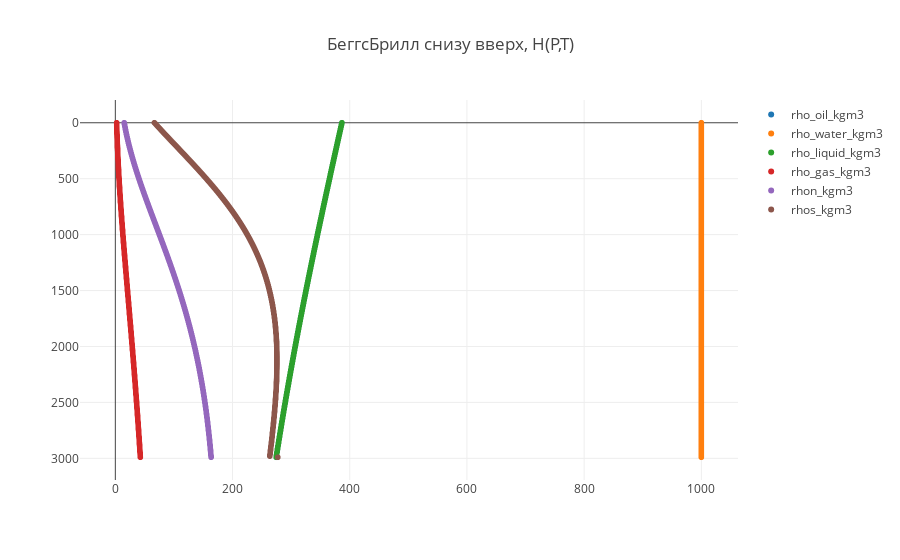

Source (notebook cell):
### Code cell
trace1 = trace(14)
trace2 = trace(15)
trace3 = trace(16)
trace4 = trace(17)
trace5 = trace(41)
trace6 = trace(48)

data = [trace1, trace2, trace3, trace4,  trace5,  trace6]

plot()

### Figure 1 — Plotly figure (JSON) as saved in the notebook; plotly's stock layout.template omitted (floating-point values rounded to 4 significant figures; data arrays with more than 128 entries replaced by an {"elided": "..."} marker saying what was removed)
{"data": [{"mode": "markers", "name": "rho_oil_kgm3", "type": "scattergl", "uid": "4eb1bc51-5761-43d5-b261-085ece671b4d", "x": {"elided": "300 float values"}, "y": {"elided": "300 int values"}}, {"mode": "markers", "name": "rho_water_kgm3", "type": "scattergl", "uid": "1c228af0-b4b0-462c-a815-7f81308dd2aa", "x": {"elided": "300 int values"}, "y": {"elided": "300 int values"}}, {"mode": "markers", "name": "rho_liquid_kgm3", "type": "scattergl", "uid": "890f1e01-c8b6-4072-a48f-ed3957261a90", "x": {"elided": "300 float values"}, "y": {"elided": "300 int values"}}, {"mode": "markers", "name": "rho_gas_kgm3", "type": "scattergl", "uid": "3a54c142-6c09-4ee7-befe-57de4ba53d35", "x": {"elided": "300 float values"}, "y": {"elided": "300 int values"}}, {"mode": "markers", "name": "rhon_kgm3", "type": "scattergl", "uid": "add29625-4927-4847-a446-f0a931fbed36", "x": {"elided": "300 float values"}, "y": {"elided": "300 int values"}}, {"mode": "markers", "name": "rhos_kgm3", "type": "scattergl", "uid": "58dc8cf2-396e-4fcb-ba8d-9aaaf493a9be", "x": {"elided": "300 float values"}, "y": {"elided": "300 int values"}}], "layout": {"title": {"text": "БеггсБрилл снизу вверх, H(P,T)"}, "yaxis": {"autorange": "reversed"}}}
